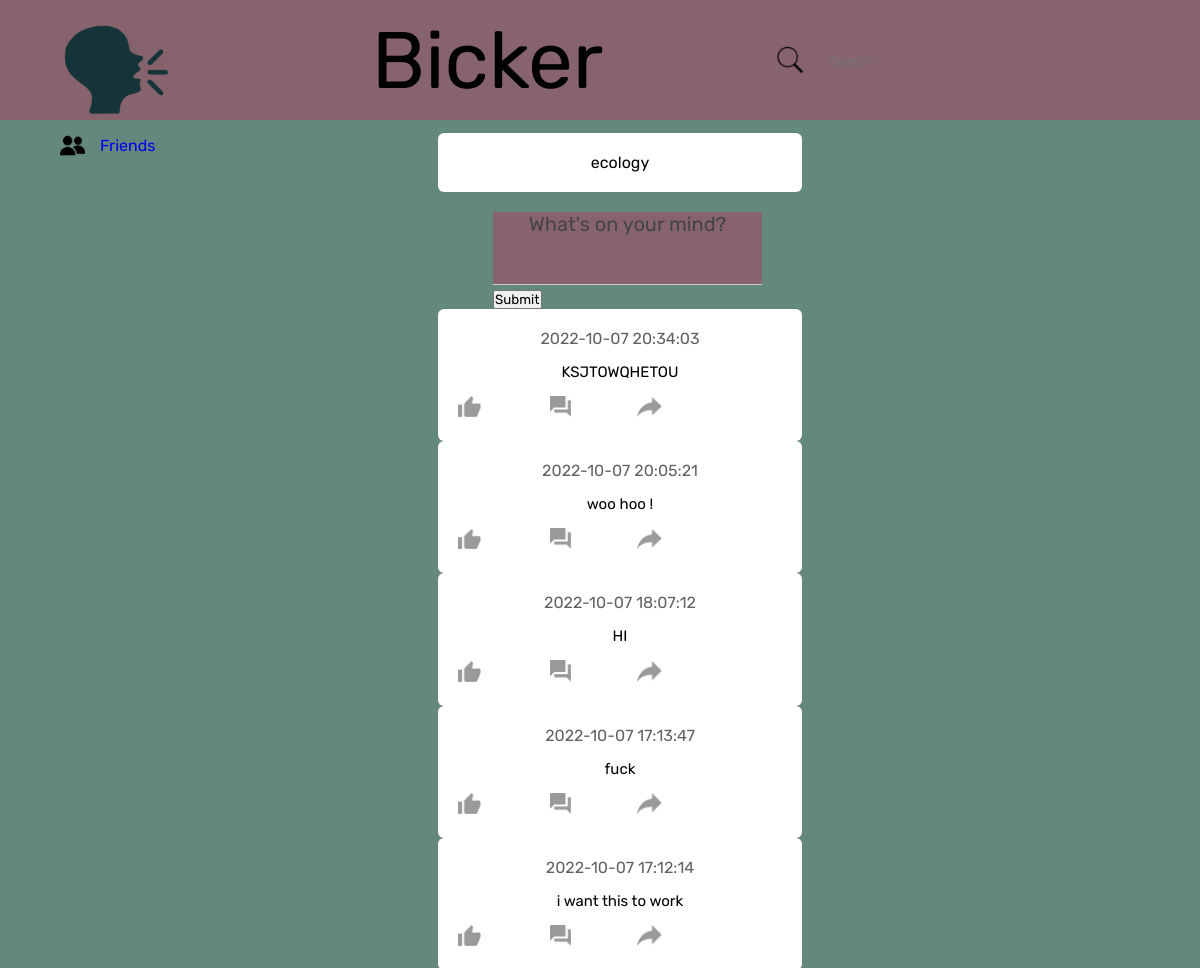
/frontpage (signed in, upper part), run on an earlier commit of the app's database.
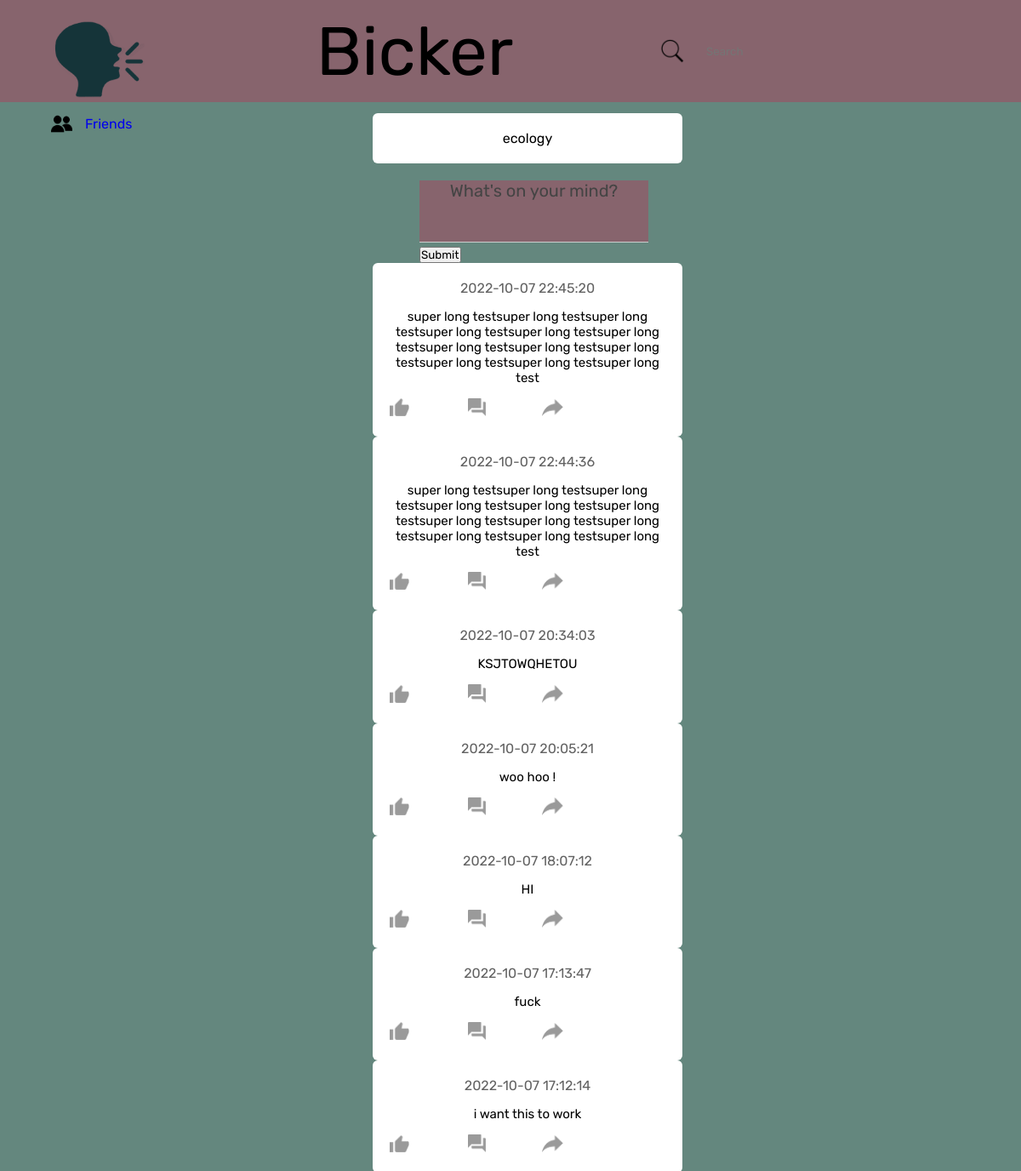
And on a later commit of the database.
### tables this page shows
CREATE TABLE posts (
    id INTEGER PRIMARY KEY AUTOINCREMENT,
    content text NOT NULL,
    username text NOT NULL,
    created_at DATETIME DEFAULT CURRENT_TIMESTAMP,
    FOREIGN KEY(username) REFERENCES users(username)
);

### app.py (the view)
@app.route('/frontpage', methods=['GET', 'POST'])
def post():
    global current_user
    conn = db_connection()
    cursor = conn.cursor()
    cursor.execute("""SELECT * FROM posts WHERE username=? ORDER BY id DESC""", (current_user,))
    list2 = []
    for row in cursor.fetchall():
            list2.append(row)
    if not list2:
        cursor.execute("""SELECT * FROM posts WHERE id=12""")
        for row in cursor.fetchall():
            list2.append(row)
    if request.method == 'POST':
        new_post = request.form['post-input']
        sql = """INSERT INTO posts (content, username)
                VALUES (?, ?)"""
        cursor = cursor.execute(sql, (new_post, current_user))
        conn.commit()
        sql1 = """SELECT * FROM posts WHERE username=? ORDER BY id DESC"""
        cursor.execute(sql1, (current_user,))
        list2.clear()
        for row in cursor.fetchall():
            list2.append(row)
        return render_template('frontpage.html', user=current_user, postlist = list2)
    else:
        return render_template('frontpage.html', user=current_user, postlist = list2)

### app.py (called while the page is built)
def db_connection():
    conn = None
    try:
        conn = sqlite3.connect("bickerdb.sqlite")
    except sqlite3.error as e:
        print(e)
    return conn

### templates/frontpage.html (shortened to what this page needs)
<!DOCTYPE html>
<html lang="en">
<head>
    <link rel= "stylesheet" type= "text/css" href= "{{ url_for('static',filename='stylefront.css') }}">
</head>
<body>
    <nav>
        <div class = "nav-left">
            <img src="{{ url_for('static', filename='bickerlogo.png') }}" alt="Bicker Logo" class = "logo">
        </div>
        <div class = "nav-middle">
            Bicker
        </div>
        <div class = "nav-right">
            <div class = "search-box">
                <img src = "{{ url_for('static', filename='searchicon.png') }}" alt = "search icon">
                <input type = "text" placeholder = "Search">
            </div>
        </div>
    </nav>
    <div class="container">
        <div class="left-sidebar">
            <div class="important-links">
                <a href="#"><img src = "{{ url_for('static', filename='friendsicon.png') }}" alt = "friends icon">Friends</a>
            </div>
        </div>
        <div class="main-content">
            <div class="write-post-container">
                <div>
                    <p> {{ user }} </p>
                </div>
            </div>
            <div class="post-input-container">
                <form action="{{ url_for('post') }}" method="post">
                    <textarea name = "post-input" id = "post-input" placeholder = "What's on your mind?" rows = 3></textarea>
                    <input type="submit">
                </form>
            </div>
            {% for row in postlist %}
            <div class="post-container">
                <div class="timestamp">
                    <span>{{ row[3] }}</span>
                </div>
                <p class = "post-text">{{ row[1] }}</p>
                <div class="post-row">
                    <div class = "activity-icons">
                        <div><img src = "{{ url_for('static', filename='like.png') }}"></div>
                        <div><img src = "{{ url_for('static', filename='comments.png') }}"></div>
                        <div><img src = "{{ url_for('static', filename='share.png') }}"></div>
                    </div>
                </div>
            </div>
            {% endfor %}
        </div>
    </div>
</body>
</html>

### static/stylefront.css (style rules this page uses)
* { margin: 0; padding: 0; font-family: 'Rubik', sans-serif; }
body { background: #64877e; }
nav { display: flex; align-items: center; justify-content: space-between; background: #87646d; padding: 5px 5%; position: sticky; top: 0; z-index: 100; }
.logo { width: 110px; margin-right: 45px; }
.nav-left, .nav-right { display: flex; align-items: center; }
.nav-middle { font-size: 80px; text-align: center; }
.nav-right img { width: 30px; margin-right: 15px; }
.search-box { background: transparent; width: 350px; border-radius: 20px; display: flex; align-items: center; padding: 0 15px; }
.search-box input { width: 100%; background: transparent; padding: 10px; outline: none; border: 0; }
.container { display: flex; justify-content: space-between; padding: 13px 5%; }
.left-sidebar { flex-basis: 25%; position: sticky; top: 70px; align-self: flex-start; border-radius: 3%; }
.main-content { flex-basis: 30%; }
.important-links a { text-decoration: none; display: flex; align-items: center; margin-bottom: 30px; width: fit-content; }
.important-links img { width: 25px; margin-right: 15px; }
.write-post-container { width: 100%; background: #fff; border-radius: 6px; padding: 20px; columns: #626262; text-align: center; }
.post-input-container { padding-left: 55px; padding-top: 20px; }
.post-input-container textarea { width: 100%; border: 0; outline: 0; border-bottom: 1px solid #ccc; background: #87646d; text-align: center; font-size: 20px; resize: none; }
.post-input-container textarea::placeholder { color: #444444; }
.post-container { width:100%; background: #fff; border-radius: 6px; padding: 20px; color: #626262; text-align: center; }
.post-text { color: black; margin: 15px 0; font-size: 15px; }
.post-row { display: flex; align-items: center; justify-content: space-between; }
.activity-icons div img { width: 40%; margin-right: 10px; }
.activity-icons div { display: inline-flex; align-items: center; margin-right: 30px; }

What changed in the data, as far as the page shows it:
added posts: created_at "2022-10-07 22:45:20", content "super long testsuper long testsuper long testsuper long testsuper long testsuper long testsuper long testsuper long testsuper long testsuper long testsuper long testsuper long test"
added posts: created_at "2022-10-07 22:44:36", content "super long testsuper long testsuper long testsuper long testsuper long testsuper long testsuper long testsuper long testsuper long testsuper long testsuper long testsuper long test"
